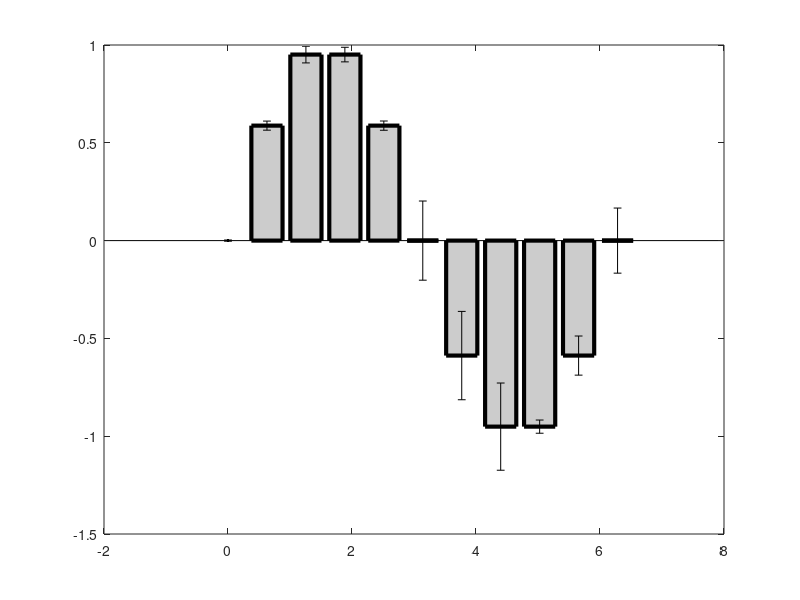

The MATLAB script that drew this image: (Note: this script raises an error after producing the figure.)
%% Lecture 4 Practical Exercise from the UCL Institute of Cognitive 
%  Neuroscience Matlab Course. All course details and content - including 
%  pre-recorded lectures, slides, practical exercises and solutions - can 
%  be found on the course website:
%  https://moodle.ucl.ac.uk/course/view.php?id=22765
%
%  Daniel Bush, UCL (2020) d.bush@ucl.ac.uk

%  Firstly, you will need to load the PlottingData.mat file into the Matlab
%  workspace. If the folder in which that file is located is on the Matlab
%  path, you can do this with the simple 'load' command:
load('PlottingData.mat')

%  Otherwise, you can simply drag and drop the file into the workspace.
%  Once the data is loaded, we can now start creating the required plots.
%  There are several different possible methods of doing this - I will go
%  through one method here, but as long as your final plots look the same,
%  then any other method is equally as valid

%  Then, let's create a new figure:
figure

%  Now, we can plot the first bar chart with the requested 'EdgeColor'
%  (using the 'k' shortcut to indicate that we would like black lines), the
%  requested 'LineWidth' of 3, and a grey 'FaceColor' (i.e. fill), by 
%  defining a light grey in RGB coordinates (noting that grey colors tend 
%  to have the same values for red, green and blue, with lower values 
%  giving a darker grey):
bar(ErrorbarX,ErrorbarY,'EdgeColor','k','LineWidth',3,'FaceColor',[0.8 0.8 0.8])

%  Now, let's 'hold' the figure and add the error bars. Again, we can use
%  the 'k.' shortcut to indicate that we would like black dots, and set the
%  'LineWidth', all in one line when we create the plot:
hold on
errorbar(ErrorbarX,ErrorbarY,ErrorbarSE,'k.','LineWidth',3)
hold off

%  Next, let's add the x and y axis labels, change the 'FontSize' of the
%  whole plot, edit the y axis limits, make the figure square, and add the
%  requested title:
xlabel('LFP Phase Bin','FontSize',24,'FontName','Times')
ylabel('Normalised Amplitude','FontSize',24,'FontName','Times')
set(gca,'FontSize',18)
ylim([-1.5 1.5])
axis square
title('Phase Modulation of Signal Amplitude','FontSize',32,'FontName','Times')

%  Finally, let's generate a pdf copy of this figure using the 'print'
%  function, as described in the lecture:
print('-dpdf', 'PhaseAmpMod')

%  Now let's create our second figure:
figure

%  This time, we'll use handle axes to more easily control the properties
%  of each subplot. We assign the handle axes (h1, h2 and h3) when we
%  create the blank subplot, and then use the handle as the first input
%  when we call the 'plot' function, to tell that function which window we
%  would like to generate each plot in. Again, we can also set the colour
%  and width of the plotted lines when we first call the 'plot' function:
h1 = subplot(3,1,1);
plot(h1,PlotEEGTime,PlotEEG,'r','LineWidth',3)

h2 = subplot(3,1,2);
plot(h2,PlotEEGTime,PlotEEG2,'g','LineWidth',3)

h3 = subplot(3,1,3);
plot(h3,PlotEEGTime,PlotEEG3,'b','LineWidth',3)

%  Now, to set the x and y axis limits for all three plots at the same
%  time, we can use the 'linkaxes' function, which links the properties of
%  a set of figures, so that any changes to x and y limits etc. that are
%  made to any one figure from them on are applied to all of the figures:
linkaxes([h1 h2 h3])
xlim([min(PlotEEGTime) max(PlotEEGTime)])
ylim([-2000 2000])

%  Finally, we can add the requisite x and y axis labels:
xlabel(h3,'Time (s)','FontSize',18,'FontName','Arial')
ylabel(h1,'Signal Amplitude (uV)','FontSize',12,'FontName','Arial')
ylabel(h2,'Signal Amplitude (uV)','FontSize',12,'FontName','Arial')
ylabel(h3,'Signal Amplitude (uV)','FontSize',12,'FontName','Arial')

%  In this case, we can use the 'saveas' function to save a *.png copy of
%  this figure. The 'saveas' function needs us to specify the figure to be
%  saved, as the first input (in this case, we can use 'gca' or 'get
%  current axes' because this is the most recent figure we have edited, and
%  therefore the current axis); and the filename as the second input. The
%  function will automatically detect what format you wish to generate from
%  the filename extension that is specified:
saveas(gca,'EEGTraces.png')

%  Now let's generate the final figure. Again, we'll start with a new
%  figure window:
figure

%  In this case, because the MEG time series are stored in each column of
%  the matrix (rather than each row), we can directly generate a plot of
%  all five traces in different colours by passing the whole matrix to the
%  'plot' function in one step, and just specify the required 'LineWidth'
%  as an additional input:
plot(PlotMEGTime,PlotMEG,'LineWidth',2)

%  Now let's change the y axis limits and add our legend - remember that
%  the different labels need to be specified in a cell array (i.e. using
%  curly brackets):
ylim([-1500 1500])
legend({'MZF01','MLF21','MRF21','MZF02'})

%  Now we can add some text to the figure using the 'text' function by
%  specifying the x and y location we wish the text to be placed, the text
%  we wish to add (as a string variable, so in inverted commas), and we can
%  also specify the 'FontSize' at the same time:
text(0.15,1300,'Sample MEG Signals','FontSize',16)

%  Now we can change the x axis limits, add the other axis labels and make
%  the plot square:
xlim([-0.2 1])
xlabel('Time (s)','FontSize',16)
ylabel('Signal Amplitude (fT)','FontSize',16)
axis square

%  Then, once again, we can use the 'print' function to generate a pdf
%  version of this figure:
print('-dpdf','MEGTraces')

%  Finally, find the pdf and png image files we have created in your 
%  current Matlab folder and load them outside of Matlab - how do they 
%  look? 